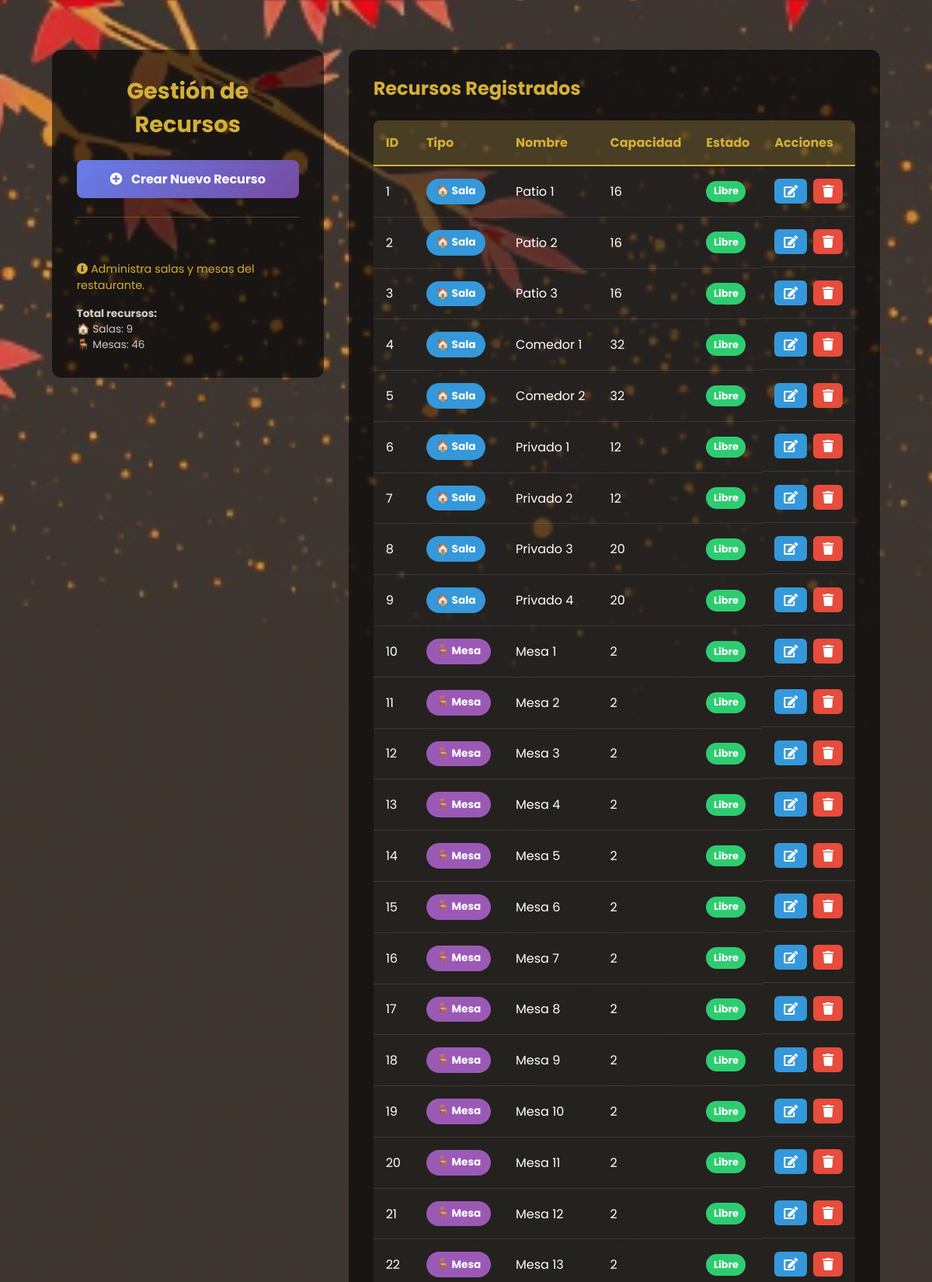
The app's page /views/recursos.php (signed in, upper part) with its own data.
### tables this page shows
CREATE TABLE recursos (
    id_recurso INT AUTO_INCREMENT PRIMARY KEY,
    tipo ENUM('sala','mesa') NOT NULL,
    nombre VARCHAR(100) NOT NULL,
    capacidad INT,
    estado ENUM('libre','ocupado') DEFAULT 'libre',
    imagen VARCHAR(255),
    posicion_x DECIMAL(5,2) DEFAULT 50.00,
    posicion_y DECIMAL(5,2) DEFAULT 50.00
);

### views/recursos.php (the view, shortened to what this page needs)
<?php
require_once('../includes/conexion.php');
try {
    $stmtRecursos = $conn->prepare('
        SELECT id_recurso, tipo, nombre, capacidad, estado, imagen
        FROM recursos
        WHERE tipo IN ("sala", "mesa")
        ORDER BY
            CASE tipo
                WHEN "sala" THEN 1
                WHEN "mesa" THEN 2
            END,
            id_recurso ASC
    ');
    $stmtRecursos->execute();
    $recursos = $stmtRecursos->fetchAll(PDO::FETCH_ASSOC);
} catch (Exception $e) {
    $recursos = [];
}
$salas = array_filter($recursos, fn($r) => $r['tipo'] === 'sala');
$mesas = array_filter($recursos, fn($r) => $r['tipo'] === 'mesa');
?>
<!DOCTYPE html>
<html lang="es">
<head>
<link rel="stylesheet" href="https://cdnjs.cloudflare.com/ajax/libs/font-awesome/5.15.4/css/all.min.css">
<link rel="stylesheet" href="../css/styles.css">
</head>
<body class="body-restaurante trabajadores-page">
    <div class="trabajadores-container">
        <aside class="trabajadores-sidebar">
            <h1 class="trabajadores-title">Gestión de Recursos</h1>
            <a href="crear_recurso.php" class="btn-new-user">
                <i class="fas fa-plus-circle"></i> Crear Nuevo Recurso
            </a>
            <div class="sidebar-info">
                <p style="color: #d4af37; margin-top: 2rem; font-size: 0.9rem;">
                    <i class="fas fa-info-circle"></i> Administra salas y mesas del restaurante.
                </p>
                <div style="margin-top: 1rem; font-size: 0.85rem; color: #ccc;">
                    <strong>Total recursos:</strong><br>
                    🏠 Salas: <?= count($salas) ?><br>
                    🪑 Mesas: <?= count($mesas) ?>
                </div>
            </div>
        </aside>
        <section class="trabajadores-list-section">
            <h2 class="trabajadores-subtitle">Recursos Registrados</h2>
            <?php if (count($recursos) > 0): ?>
                <div class="trabajadores-table-wrapper">
                    <table class="trabajadores-table">
                        <thead>
                            <tr>
                                <th>ID</th>
                                <th>Tipo</th>
                                <th>Nombre</th>
                                <th>Capacidad</th>
                                <th>Estado</th>
                                <th>Acciones</th>
                            </tr>
                        </thead>
                        <tbody>
                            <?php foreach ($recursos as $r): ?>
                                <tr>
                                    <td><?= (int)$r['id_recurso'] ?></td>
                                    <td>
                                        <span class="tipo-badge tipo-<?= htmlspecialchars($r['tipo']) ?>">
                                            <?php
                                                $iconos = ['sala' => '🏠', 'mesa' => '🪑'];
                                                echo $iconos[$r['tipo']] . ' ' . ucfirst($r['tipo']);
                                            ?>
                                        </span>
                                    </td>
                                    <td><?= htmlspecialchars($r['nombre']) ?></td>
                                    <td><?= $r['capacidad'] ? (int)$r['capacidad'] : '-' ?></td>
                                    <td>
                                        <?php if ($r['estado']): ?>
                                            <span class="estado-badge estado-<?= htmlspecialchars($r['estado']) ?>">
                                                <?= ucfirst($r['estado']) ?>
                                            </span>
                                        <?php else: ?>
                                            <span style="color: #999;">-</span>
                                        <?php endif; ?>
                                    </td>
                                    <td class="actions-cell">
                                        <a href="editar_recurso.php?id=<?= (int)$r['id_recurso'] ?>"
                                           class="btn-action btn-edit" title="Editar">
                                            <i class="fas fa-edit"></i>
                                        </a>
                                        <button type="button"
                                                class="btn-action btn-delete"
                                                title="Eliminar"
                                                onclick="confirmarEliminacion(<?= (int)$r['id_recurso'] ?>, '<?= htmlspecialchars($r['nombre']) ?>')">
                                            <i class="fas fa-trash"></i>
                                        </button>
                                    </td>
                                </tr>
                            <?php endforeach; ?>
                        </tbody>
                    </table>
                </div>
            <?php else: ?>
                <p class="no-data">No hay recursos registrados.</p>
            <?php endif; ?>
        </section>
    </div>
</body>
</html>

### css/styles.css (style rules this page uses)
.body-restaurante { margin: 0; font-family: "Poppins", sans-serif; background-image: url("../img/fondo_escritorio.png"); background-size: cover; background-position: center; min-height: 100vh; display: flex; flex-wrap: wrap; justify-content: center; align-items: center; gap: 1.5rem; padding: 2rem; }
.trabajadores-page { padding-bottom: 100px; min-height: 100vh; }
.trabajadores-container { max-width: 1400px; margin: 0 auto; padding: 2rem; display: grid; grid-template-columns: 350px 1fr; gap: 2rem; }
.trabajadores-sidebar { background: rgba(0, 0, 0, 0.6); border-radius: 12px; padding: 2rem; color: #fff; height: fit-content; position: sticky; top: 20px; }
.trabajadores-title { color: #d4af37; margin: 0 0 1.5rem; font-size: 1.8rem; text-align: center; }
.sidebar-info { margin-top: 1.5rem; padding-top: 1.5rem; border-top: 1px solid rgba(212, 175, 55, 0.3); }
.trabajadores-list-section { background: rgba(0, 0, 0, 0.6); border-radius: 12px; padding: 2rem; color: #fff; }
.trabajadores-subtitle { color: #d4af37; margin: 0 0 1.5rem; font-size: 1.5rem; }
.trabajadores-table-wrapper { overflow-x: auto; border-radius: 8px; }
.trabajadores-table { width: 100%; border-collapse: collapse; background: rgba(255, 255, 255, 0.05); }
.trabajadores-table thead { background: rgba(212, 175, 55, 0.2); }
.trabajadores-table th { padding: 1rem; text-align: left; color: #d4af37; font-weight: bold; border-bottom: 2px solid #d4af37; }
.trabajadores-table td { padding: 1rem; border-bottom: 1px solid rgba(255, 255, 255, 0.1); }
.trabajadores-table tbody tr { transition: background 0.3s ease; }
.actions-cell { display: flex; gap: 0.5rem; align-items: center; }
.btn-action { padding: 0.5rem 0.75rem; border: none; border-radius: 6px; cursor: pointer; transition: all 0.3s ease; color: #fff; font-size: 1rem; text-decoration: none; display: inline-flex; align-items: center; justify-content: center; }
.btn-edit { background: #3498db; }
.btn-delete { background: #e74c3c; }
.btn-new-user { display: block; width: 100%; padding: 0.75rem 1rem; background: linear-gradient(135deg, #667eea 0%, #764ba2 100%); color: #fff; text-decoration: none; border-radius: 8px; text-align: center; font-weight: bold; transition: all 0.3s ease; box-sizing: border-box; }
.btn-new-user i { margin-right: 0.5rem; }
.tipo-badge { display: inline-block; padding: 0.4rem 0.8rem; border-radius: 20px; font-size: 0.85rem; font-weight: bold; }
.tipo-badge.tipo-sala { background: #3498db; color: #fff; }
.tipo-badge.tipo-mesa { background: #9b59b6; color: #fff; }
.estado-badge { display: inline-block; padding: 0.3rem 0.6rem; border-radius: 15px; font-size: 0.8rem; font-weight: bold; }
.estado-badge.estado-libre { background: #2ecc71; color: #fff; }

### records on screen
recursos: id_recurso "1", tipo "🏠", tipo "Sala", nombre "Patio 1", capacidad "16", estado "Libre"
recursos: id_recurso "2", tipo "🏠", tipo "Sala", nombre "Patio 2", capacidad "16", estado "Libre"
recursos: id_recurso "3", tipo "🏠", tipo "Sala", nombre "Patio 3", capacidad "16", estado "Libre"
recursos: id_recurso "4", tipo "🏠", tipo "Sala", nombre "Comedor 1", capacidad "32", estado "Libre"
recursos: id_recurso "5", tipo "🏠", tipo "Sala", nombre "Comedor 2", capacidad "32", estado "Libre"
recursos: id_recurso "6", tipo "🏠", tipo "Sala", nombre "Privado 1", capacidad "12", estado "Libre"
recursos: id_recurso "7", tipo "🏠", tipo "Sala", nombre "Privado 2", capacidad "12", estado "Libre"
recursos: id_recurso "8", tipo "🏠", tipo "Sala", nombre "Privado 3", capacidad "20", estado "Libre"
recursos: id_recurso "9", tipo "🏠", tipo "Sala", nombre "Privado 4", capacidad "20", estado "Libre"
recursos: id_recurso "10", tipo "🪑", tipo "Mesa", nombre "Mesa 1", capacidad "2", estado "Libre"
recursos: id_recurso "11", tipo "🪑", tipo "Mesa", nombre "Mesa 2", capacidad "2", estado "Libre"
recursos: id_recurso "12", tipo "🪑", tipo "Mesa", nombre "Mesa 3", capacidad "2", estado "Libre"
recursos: id_recurso "13", tipo "🪑", tipo "Mesa", nombre "Mesa 4", capacidad "2", estado "Libre"
recursos: id_recurso "14", tipo "🪑", tipo "Mesa", nombre "Mesa 5", capacidad "2", estado "Libre"
recursos: id_recurso "15", tipo "🪑", tipo "Mesa", nombre "Mesa 6", capacidad "2", estado "Libre"
recursos: id_recurso "16", tipo "🪑", tipo "Mesa", nombre "Mesa 7", capacidad "2", estado "Libre"
recursos: id_recurso "17", tipo "🪑", tipo "Mesa", nombre "Mesa 8", capacidad "2", estado "Libre"
recursos: id_recurso "18", tipo "🪑", tipo "Mesa", nombre "Mesa 9", capacidad "2", estado "Libre"
recursos: id_recurso "19", tipo "🪑", tipo "Mesa", nombre "Mesa 10", capacidad "2", estado "Libre"
recursos: id_recurso "20", tipo "🪑", tipo "Mesa", nombre "Mesa 11", capacidad "2", estado "Libre"
recursos: id_recurso "21", tipo "🪑", tipo "Mesa", nombre "Mesa 12", capacidad "2", estado "Libre"
recursos: id_recurso "22", tipo "🪑", tipo "Mesa", nombre "Mesa 13", capacidad "2", estado "Libre"

### other values on screen
count($salas) "9"
count($mesas) "46"
